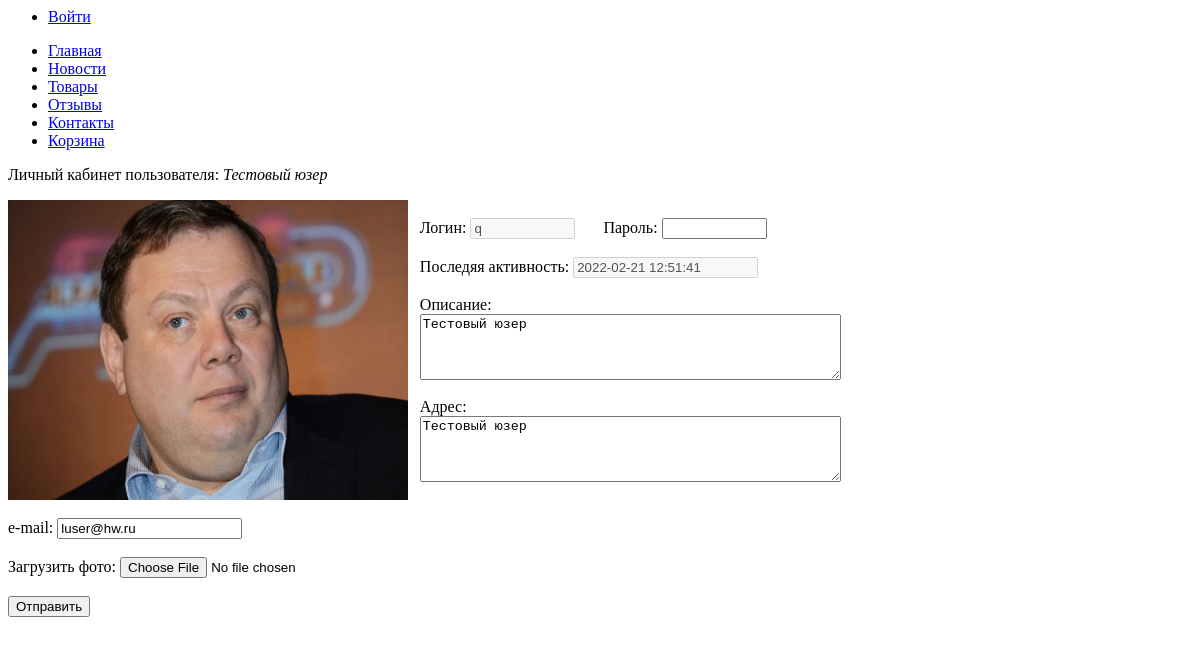
The page /editUser.php?id=8 on the database as committed earlier.
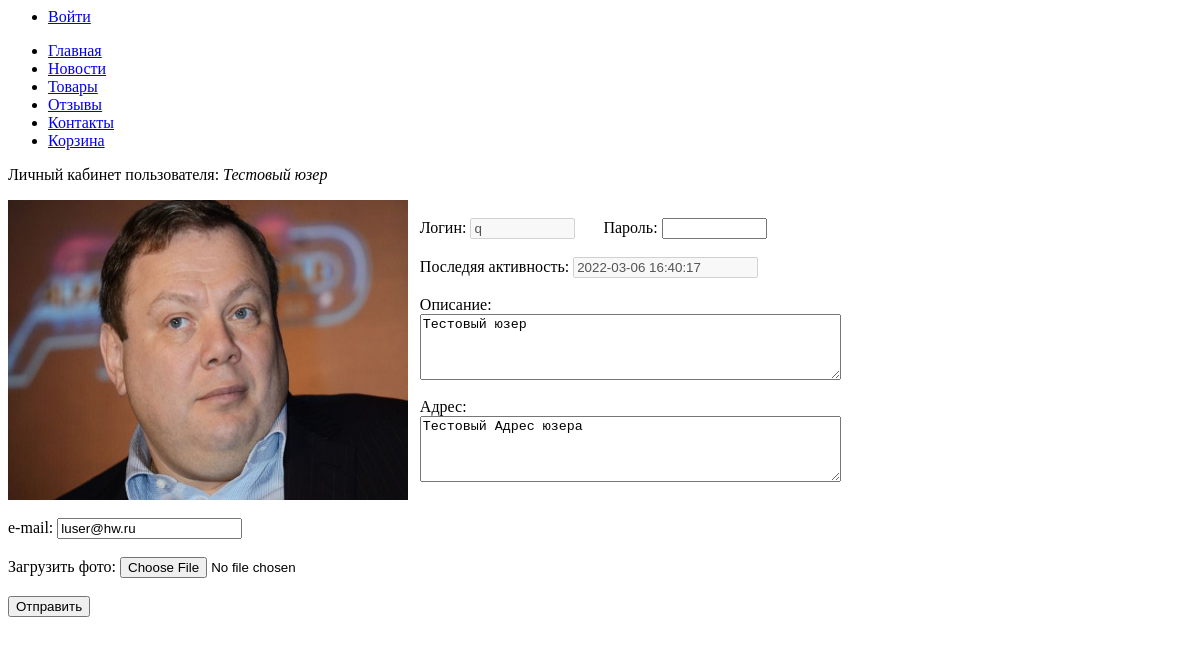
The same page on the database as committed later.
### tables this page shows
CREATE TABLE `users` (
  `id` smallint(5) NOT NULL COMMENT 'id пользователя',
  `login` varchar(50) NOT NULL COMMENT 'имя пользователя в системе',
  `password` varchar(255) NOT NULL COMMENT 'пароль',
  `description` varchar(255) NOT NULL COMMENT 'описание (полное имя)',
  `address` varchar(255) NOT NULL,
  `email` varchar(60) NOT NULL COMMENT 'e-mail пользователя',
  `role` smallint(5) NOT NULL COMMENT 'роль: 0-админ, 1-обычный юзер',
  `photo` varchar(255) NOT NULL,
  `last_action` timestamp NOT NULL DEFAULT current_timestamp() ON UPDATE current_timestamp()
);

### engine/functions.php (called while the page is built, shortened)
<?php
function render($file = '', $variables = [])
{
	$templateContent = file_get_contents($file);
	if (empty($variables)) {
	    return $templateContent;
    }
	return $templateContent;
}

### engine/users.php (called while the page is built, shortened)
<?php
function getUser($id)
{
    $id = (int)$id;
    $sql = "SELECT * FROM `users` WHERE `id` = $id";
    return getSingle($sql);
}

### engine/db.php (called while the page is built, shortened)
<?php
function createConnection()
{
    $db = mysqli_connect(DB_HOST, DB_USER, DB_PASS, DB_NAME);
    mysqli_set_charset($db, 'utf8');
    return $db;
}
function getAssocResult($sql)
{
    $db = createConnection();
    $result = mysqli_query($db, $sql);
    $arrayResult = [];
    while ($row = mysqli_fetch_assoc($result)) {
        $arrayResult[] = $row;
    }
    return $arrayResult;
}
function getSingle($sql)
{
    $result = getAssocResult($sql);
    return $result[0];
}

### public/editUser.php (the view, shortened to what this page needs)
<?php
$id = isset($_GET['id']) ? $_GET['id'] : false;
$id = (int)$id;
$user = getUser($id);
$description = $_POST['description'] ?? $user['description'];
$email = $_POST['email'] ?? $user['email'];
$address = $_POST['address'] ?? $user['address'];
?>
<!doctype>
<html lang="ru">
<head>
</head>
<body>
<?php mainMenu() ?>
<p>Личный кабинет пользователя: <i><?= $user['description'] ?></i></p>
<div class="container">
    <div class="img">
        <img src="<?= $user['photo'] ?>" alt="<?= $user['description'] ?>" width="400" height="300">
    </div>
</div>
<br>
<form enctype="multipart/form-data" method="POST">
    <span>Логин: </span><input type="text" name="login" size="10" value="<?= $user['login'] ?>" disabled>
    <span>Пароль: </span><input type="password" name="password" size="10"><br><br>
    <span>Последяя активность: </span><input type="text" name="last_action" size="20" value="<?= $user['last_action'] ?>"
                                            disabled><br><br>
    <legend>Описание:</legend>
    <textarea name="description" cols="50" rows="4"><?= $description ?></textarea>
    <br><br>
    <legend>Адрес:</legend>
    <textarea name="address" cols="50" rows="4"><?= $address ?></textarea>
    <br><br><br>
    <span>e-mail: </span><input type="email" name="email" value="<?= $email ?>">
    <br><br>
    <span>Загрузить фото: </span><input type="file" name="userfile"><br><br>
    <input type="submit" value="Отправить">
</form>
</body>
</html>

### engine/gallery.php (shortened to what this page needs)
<?php
function mainMenu()
{
    if (empty($_SESSION['login'])) {
        echo '<ul><li><a href="login.php">Войти</a></li></ul>';
    } else {
        echo 'Вы вошли как <i>' . $_SESSION['login']['description'] . '</i>';
        echo '<ul><li><a href="logout.php">Выйти</a></li></ul>';
    }
    echo render(TEMPLATES_DIR . 'mainMenu.tpl', []);
}

### public/editUser.php (style rules this page uses)
.img { float: left; margin-right: 1%; }

Rows that differ between the two databases and show on the page:
changed users "Тестовый юзер": last_action "2022-02-21 12:51:41" → "2022-03-06 16:40:17"; address "Тестовый юзер" → "Тестовый Адрес юзера"
